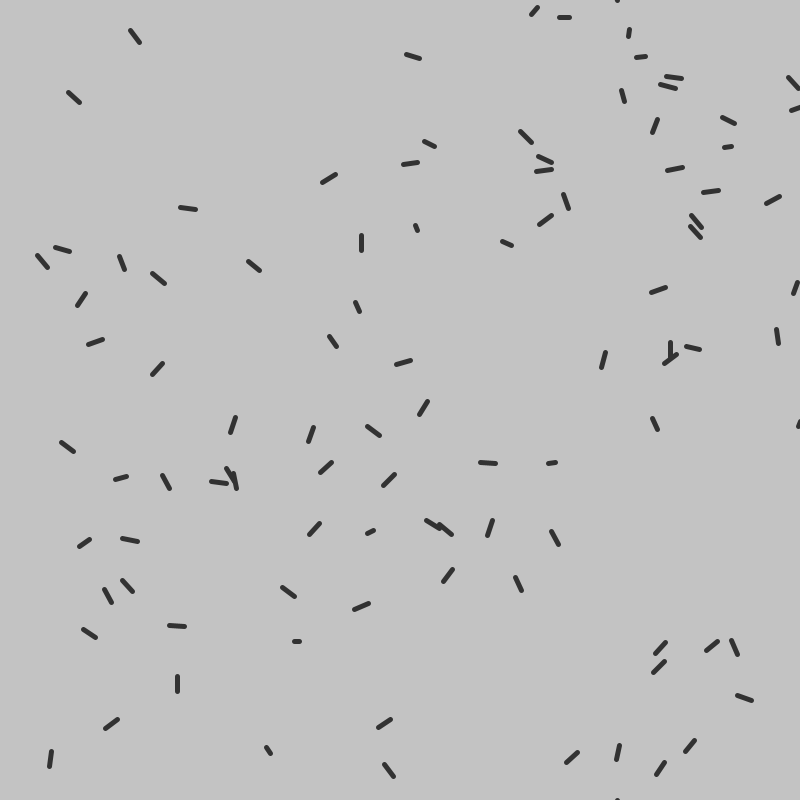
Frame 1 (no input)
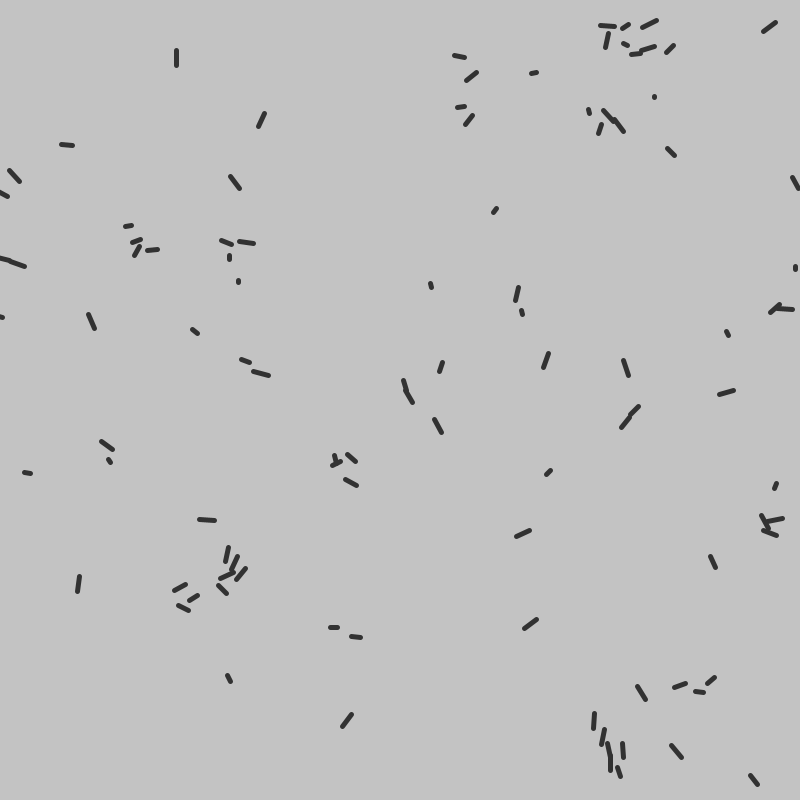
Frame 60 (the mouse pressed at the canvas centre just before this capture)
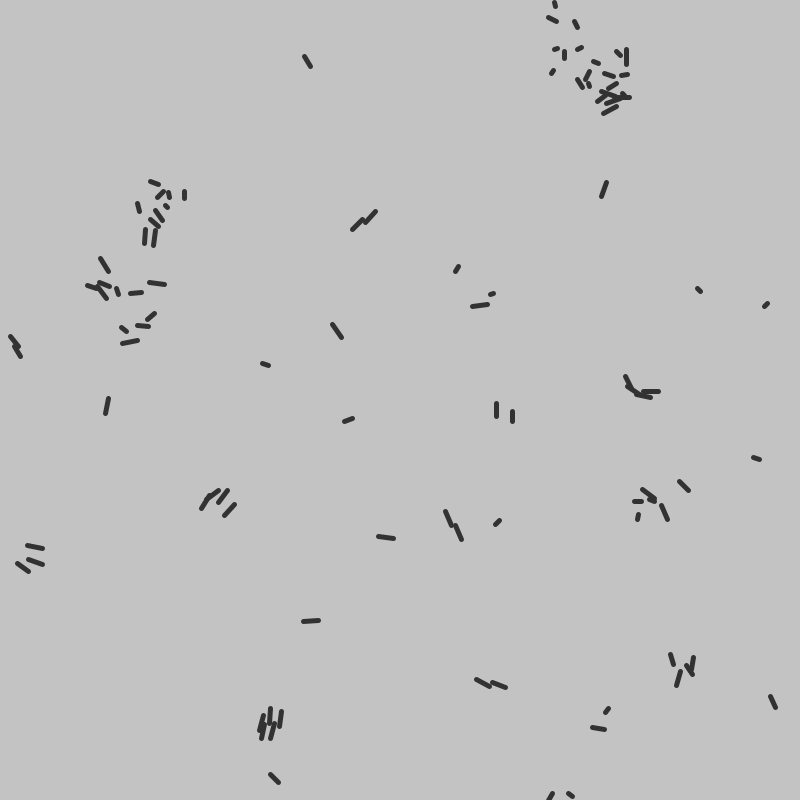
Frame 120 (the mouse held since frame 60 and released just before this capture)

The Processing sketch that drew these frames (run headless with seeded random() and noise(); from frame 60 on, the mouse is pressed at the canvas centre):

// Processing sketch: processing_76513
// ── processing_76513.pde

int numBoids = 100;
int distThreshold1 = 10;
int distThreshold2 = 20;
int distThreshold3 = 30;
float cohesionFactor = 100;
float separationFactor = 10;
float alignmentFactor = 10;
float velocityLimit = 3;
float trailLimit = 5;

float r1 = 1.5; // Cohesion:   pull to center of flock
float r2 = 1.2; // Separation: avoid bunching up
float r3 = 0.1; // Alingment:  match average flock speed

Boid[] flock = new Boid[numBoids];

   
void setup(){
  size(800, 800);  
  background(0);
  frameRate(35);
  
  randomSeed(int(random(1,1000)));
  
  for(int i=0; i<numBoids; ++i){
    flock[i] = new Boid();
    flock[i].xpos = random(0, width);
    flock[i].ypos = random(0, height);
     
    flock[i].vx = random(-5, 5);
    flock[i].vy = random(-5, 5);
  }
  



}

 
void draw(){
  fill(195);
  noStroke();
  rect(0, 0, width, height);
  
  noFill();
  stroke(50);
  strokeWeight(5.0);
  for(int i=0; i<numBoids; ++i){
    flock[i].update();
    flock[i].drawFlock();
  }
  
  noStroke();
  fill(30);
  fill(200);
}


 
class Boid{
  Vector v1 = new Vector();
  Vector v2 = new Vector();
  Vector v3 = new Vector();
  
  float xpos, ypos;
  float vx, vy;
  
  void drawFlock(){
    line(xpos, ypos, xpos-trailLimit*vx, ypos-trailLimit*vy);
  }
   
  void update(){
    v1.x = v1.y = v2.x = v2.y = v3.x = v3.y = 0;
    
    rule1();
    rule2();
    rule3();
    
    // add vectors to velocities helps force them into groups
    vx += r1*v1.x + r2*v2.x + r3*v3.x;
    vy += r1*v1.y + r2*v2.y + r3*v3.y;
    
    limitVelocity();
    
    xpos += vx;
    ypos += vy;
    
    if(xpos < 0){
      xpos = width;
    } else if(xpos > width){
      xpos = 0;
    }
    if(ypos < 0){
      ypos = height;
    } else if(ypos > height){
      ypos = 0;
    }
  }
  //used sqrt so I will always get a positive number
  void limitVelocity(){
    float velocity = sqrt(sq(vx) + sq(vy));
    if(velocity > velocityLimit){
      vx = (vx/velocity)*velocityLimit;
      vy = (vy/velocity)*velocityLimit;
    }
  }
  
  // Cohesion
  void rule1(){
    float len = 0;
    int count = 0;
    
    for(int i=0; i < numBoids; ++i){
      if(this != flock[i]){
        len = dist(xpos, ypos, flock[i].xpos, flock[i].ypos);
        if(len > distThreshold2 && len < distThreshold3){
          v1.x += flock[i].xpos;
          v1.y += flock[i].ypos;
          count++;
        }
      }
    }
    
    if(count > 0){
      v1.x /= count;
      v1.y /= count;
      v1.x = (v1.x - xpos) / cohesionFactor;
      v1.y = (v1.y - ypos) / cohesionFactor;
    }
  }
  
  // Separation
  void rule2(){
    float len = 0;
    
    for(int i=0; i < numBoids; ++i){
      if(this != flock[i]){
        len = dist(xpos, ypos, flock[i].xpos, flock[i].ypos);
        if(len < distThreshold1){
          v2.x -= (flock[i].xpos - xpos)/separationFactor;
          v2.y -= (flock[i].ypos - ypos)/separationFactor;
        }
      }
    }
  }
  
  // Alingment
  void rule3(){
    float len = 0;
    int count = 0;
    
    for(int i=0; i < numBoids; ++i){
      if(this != flock[i]){
        len = dist(xpos, ypos, flock[i].xpos, flock[i].ypos);
        if(len > distThreshold1 && len < distThreshold2){
          v3.x += flock[i].vx;
          v3.y += flock[i].vy;
          count++;
        }
      }
    }
    
    if(count > 0){
      v3.x /= count;
      v3.y /= count;
      v3.x = (v3.x - vx)/alignmentFactor;
      v3.y = (v3.y - vy)/alignmentFactor;
    }
  }
}

class Vector{
  float x, y;
  
  public Vector(){
    x = 0;
    y = 0;
  }
  
  public Vector(float inX, float inY){
    x = inX;
    y = inY;
  }
}
